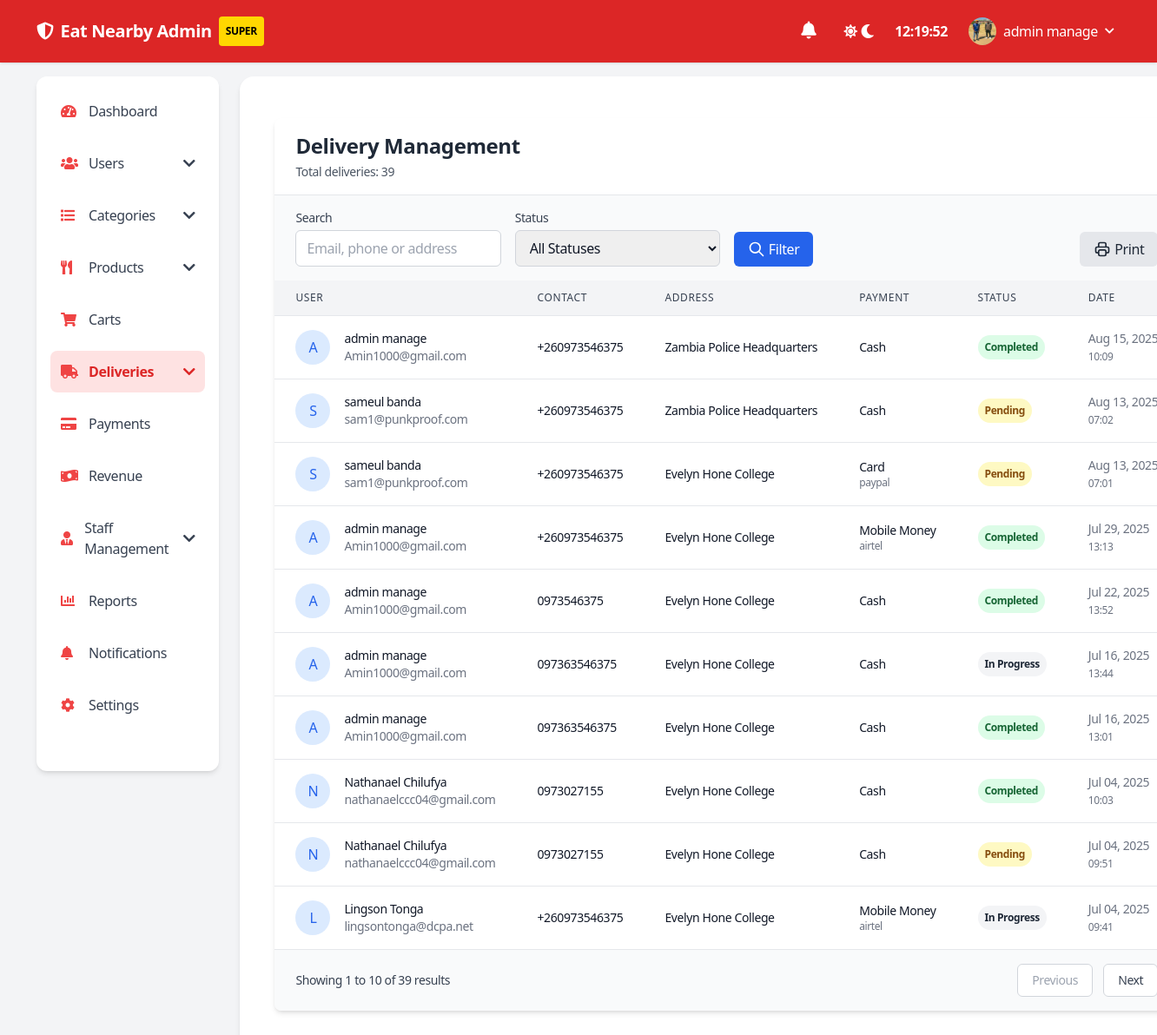
/superadmin/deliveries/ (signed in), run on an earlier commit of the app's database.
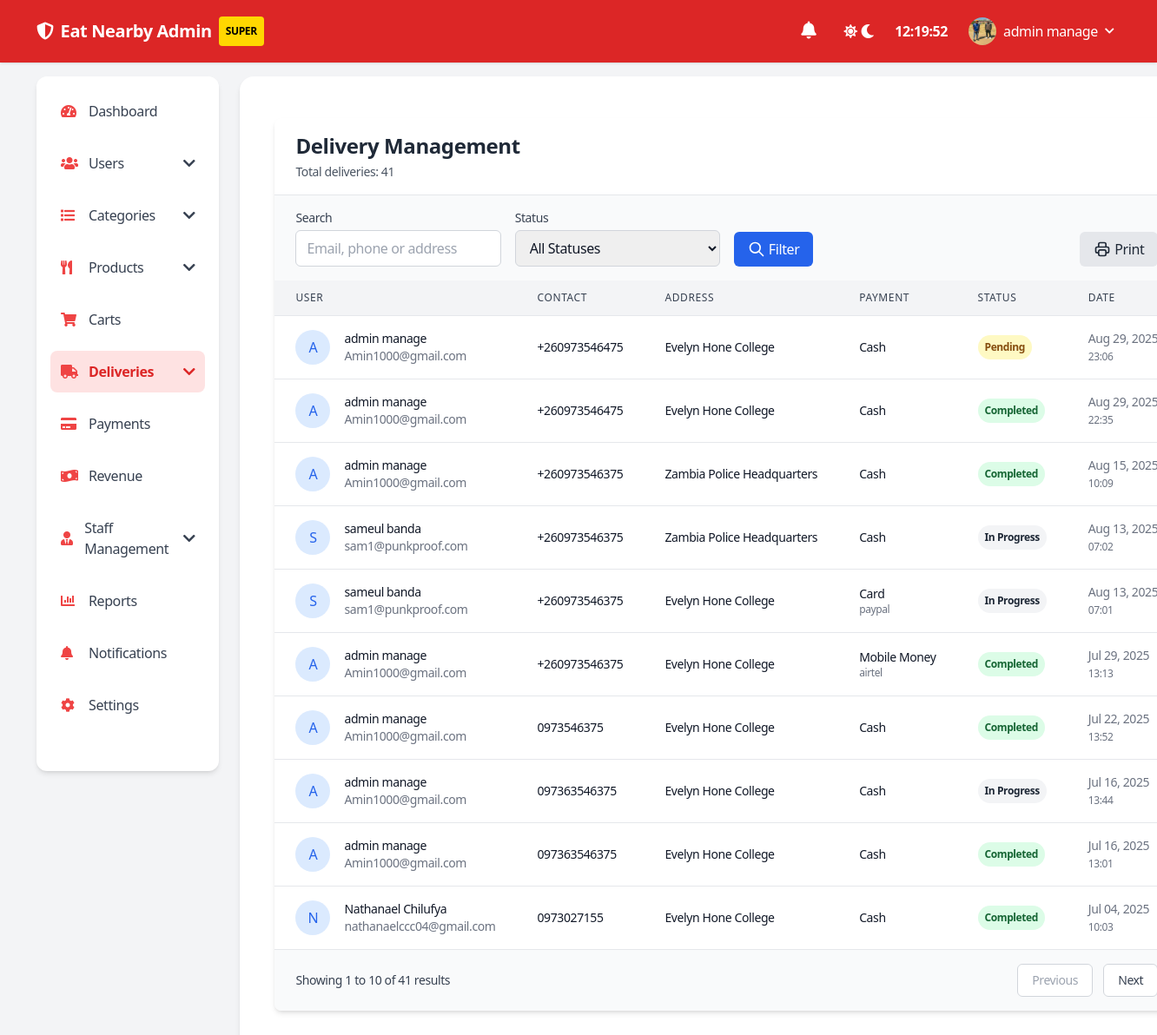
And on a later commit of the database.
### payments/models.py (models this page shows, shortened)
class DeliveryInfo(models.Model):
    id = models.BigAutoField(primary_key=True)
    DELIVERY_POINTS = [
        ('evelynhone', 'Evelyn Hone College'),
        ('zambia_police', 'Zambia Police Headquarters'),
        ('zambia_accountancy', 'Zambia Centre for Accountancy'),
        ('mukuba_house', 'Mukuba Pension House'),
        ('bus_terminus', 'Lusaka Intercity Bus Terminus'),
        ('national_museum', 'Lusaka National Museum'),
    ]
    DELIVERY_POINTS_COORDS = {
        "evelynhone": {"lat": -15.4163, "lng": 28.2993},  # Evelyn Hone College
        "zambia_police": {"lat": -15.4211, "lng": 28.3014},  # Zambia Police Headquarters
        "zambia_accountancy": {"lat": -15.4163, "lng": 28.2888},  # Zambia Centre for Accountancy
        "mukuba_house": {"lat": -15.4182, "lng": 28.2845},  # Mukuba Pension House
        "bus_terminus": {"lat": -15.4204, "lng": 28.2902},  # Lusaka Intercity Bus Terminus
        "national_museum": {"lat": -15.4198, "lng": 28.2877},  # Lusaka National Museum
    }
    PAYMENT_METHODS = [
        ('cash', 'Cash'),
        ('mobile_money', 'Mobile Money'),
        ('card', 'Card'),
    ]
    MOBILE_MONEY_PROVIDERS = [
        ('airtel', 'Airtel'),
        ('mtn', 'MTN'),
        ('zamtel', 'Zamtel'),
    ]
    CARD_PROVIDERS = [
        ('paypal', 'Paypal'),
        ('pesapal', 'Pesapal'),
        ('stripe', 'Stripe'),
    ]
    DELIVERY_STATUS_CHOICES = [
        ('pending', 'Pending'),
        ('in_progress', 'In Progress'),
        ('completed', 'Completed'),
        ('cancelled', 'Cancelled'),
    ]
    user = models.ForeignKey(
        User,
        on_delete=models.CASCADE,
        help_text="User who placed the order"
    )
    cart = models.ForeignKey(
        Cart,
        on_delete=models.CASCADE,
        help_text="Cart containing order items"
    )
    address = models.CharField(
        max_length=100,
        blank=True,
        null=True,
        help_text="Custom delivery address, if not using predefined point"
    )
    predefined_address = models.CharField(
        max_length=30,
        choices=DELIVERY_POINTS,
        blank=True,
        null=True,
        help_text="Predefined delivery point"
    )
    is_pos_order = models.BooleanField(
        default=False,
        help_text="Indicates if this is an in-store POS order"
    )
    delivery_status = models.CharField(
        max_length=20,
        choices=DELIVERY_STATUS_CHOICES,
        default='pending',
        help_text="Current delivery status"
    )
    payment_method = models.CharField(
        max_length=20,
        choices=PAYMENT_METHODS,
        default='cash',
        help_text="Payment method used"
    )
    payment_provider = models.CharField(
        max_length=20,
        blank=True,
        null=True,
        help_text="Specific provider for Mobile Money or Card (e.g., Airtel, Stripe)"
    )
    phone_number = models.CharField(
        max_length=20,
        validators=[RegexValidator(r'^\+\d{10,15}$', 'Enter a valid phone number (e.g., +260973546375)')],
        help_text="Primary contact number"
    )
    secondary_phone_number = models.CharField(
        max_length=20,
        blank=True,
        null=True,
        validators=[RegexValidator(r'^\+\d{10,15}$', 'Enter a valid phone number (e.g., +260973546375)')],
        help_text="Optional secondary contact number"
    )
    restaurant_location = models.JSONField(
        null=True,
        blank=True,
        help_text="Restaurant coordinates {'lat': float, 'lng': float}"
    )
    driver_location = models.JSONField(
        null=True,
        blank=True,
        help_text="Driver coordinates {'lat': float, 'lng': float}"
    )
    last_location_update = models.DateTimeField(
        blank=True,
        null=True,
        help_text="Timestamp of last location update"
    )
    created_at = models.DateTimeField(auto_now_add=True)
    updated_at = models.DateTimeField(auto_now=True)
    def get_predefined_address_display(self):
        return dict(self.DELIVERY_POINTS).get(self.predefined_address, self.predefined_address)
    def get_payment_method_display(self):
        return dict(self.PAYMENT_METHODS).get(self.payment_method, self.payment_method)
    class Meta:
        ordering = ['-created_at']
        verbose_name = "Delivery Info"
        verbose_name_plural = "Delivery Info"

### auths/models.py (models this page shows, shortened)
class User(AbstractUser):
    USER_TYPE_CHOICES = [
        ('admin', 'Admin'),
        ('customer', 'Customer'),
        ('staff', 'Staff'),
    ]
    GENDER_TYPE_CHOICES = [
    ('mr', 'Mr.'),
    ('mrs', 'Mrs.'),
    ('miss', 'Miss'),
    ('ms', 'Ms.'),
    ]
    def user_directory_path(instance, filename):
        return f'profile_images/{instance.username}/{filename}'
    first_name = models.CharField(max_length=100)
    last_name = models.CharField(max_length=100)
    user_type = models.CharField(max_length=10, choices=USER_TYPE_CHOICES, default='customer')
    gender = models.CharField(max_length=10, choices=GENDER_TYPE_CHOICES, blank=True, null=True)
    phone_number = models.IntegerField(blank=True, null=True)
    email = models.EmailField(max_length=100,unique=True, blank=False, null=True)
    image = models.ImageField(
        upload_to=user_directory_path,
        default='auths/images/empty.png',
        blank=True,
        null=True,
        verbose_name="Profile Image"
    )

### superadmin/decorators.py (the view)
    def wrapper(request, *args, **kwargs):
        if not (request.user.is_authenticated and request.user.user_type == 'admin' and request.user.is_superuser):
            messages.error(request, "Access denied. Superadmin privileges required.")
            return redirect('login')
        return view_func(request, *args, **kwargs)

### payments/context_processors.py (called while the page is built)
def order_notifications(request):
    if not request.user.is_authenticated:
        return {
            'nav_in_progress_count': 0,
            'nav_declined_count': 0,
        }
    in_progress_count = DeliveryInfo.objects.filter(
        user=request.user,
        delivery_status='in_progress'
    ).count()
    declined_count = DeliveryInfo.objects.filter(
        user=request.user,
        delivery_status='cancelled'
    ).count()
    return {
        'nav_in_progress_count': in_progress_count,
        'nav_declined_count': declined_count,
        'nav_total_notifications': in_progress_count + declined_count,
    }

### superadmin/delivery_views.py (called while the page is built)
@superadmin_required
def delivery_list(request):
    deliveries = DeliveryInfo.objects.all().order_by('-created_at')
    paginator = Paginator(deliveries, 10)
    page_number = request.GET.get('page')
    page_obj = paginator.get_page(page_number)
    return render(request, 'superadmin/deliveries/delivery_list.html', {'page_obj': page_obj})

### superadmin/templates/superadmin/deliveries/delivery_list.html (shortened to what the changed rows need)
{% extends 'superadmin/superadmin_base.html' %}
{% block content %}
<div class="container mx-auto px-4 py-6">
    <div class="bg-white dark:bg-gray-800 rounded-lg shadow-md overflow-hidden">
        <div class="px-6 py-4 border-b border-gray-200 dark:border-gray-700">
            <div class="flex flex-col md:flex-row md:items-center md:justify-between">
                <div>
                    <h2 class="text-2xl font-bold text-gray-800 dark:text-white">Delivery Management</h2>
                    <p class="text-sm text-gray-600 dark:text-gray-300 mt-1">
                        Total deliveries: {{ page_obj.paginator.count }}
                    </p>
                </div>
            </div>
        </div>
        <div class="overflow-x-auto">
            <table class="min-w-full divide-y divide-gray-200 dark:divide-gray-700">
                <thead class="bg-gray-100 dark:bg-gray-700">
                    <tr>
                        <th scope="col" class="px-6 py-3 text-left text-xs font-medium text-gray-700 dark:text-gray-300 uppercase tracking-wider">
                            User
                        </th>
                        <th scope="col" class="px-6 py-3 text-left text-xs font-medium text-gray-700 dark:text-gray-300 uppercase tracking-wider">
                            Contact
                        </th>
                        <th scope="col" class="px-6 py-3 text-left text-xs font-medium text-gray-700 dark:text-gray-300 uppercase tracking-wider">
                            Address
                        </th>
                        <th scope="col" class="px-6 py-3 text-left text-xs font-medium text-gray-700 dark:text-gray-300 uppercase tracking-wider">
                            Payment
                        </th>
                        <th scope="col" class="px-6 py-3 text-left text-xs font-medium text-gray-700 dark:text-gray-300 uppercase tracking-wider">
                            Status
                        </th>
                        <th scope="col" class="px-6 py-3 text-left text-xs font-medium text-gray-700 dark:text-gray-300 uppercase tracking-wider">
                            Date
                        </th>
                    </tr>
                </thead>
                <tbody class="bg-white dark:bg-gray-800 divide-y divide-gray-200 dark:divide-gray-700">
                    {% for delivery in page_obj %}
                    <tr class="hover:bg-gray-50 dark:hover:bg-gray-700 transition">
                        <td class="px-6 py-4 whitespace-nowrap">
                            <div class="flex items-center">
                                <div class="flex-shrink-0 h-10 w-10">
                                    <div class="h-10 w-10 rounded-full bg-blue-100 dark:bg-blue-900 flex items-center justify-center text-blue-600 dark:text-blue-300 font-medium">
                                        {{ delivery.user.username|first|upper }}
                                    </div>
                                </div>
                                <div class="ml-4">
                                    <div class="text-sm font-medium text-gray-900 dark:text-white">
                                        {{ delivery.user.get_full_name|default:delivery.user.username }}
                                    </div>
                                    <div class="text-sm text-gray-500 dark:text-gray-400">
                                        {{ delivery.user.email }}
                                    </div>
                                </div>
                            </div>
                        </td>
                        <td class="px-6 py-4 whitespace-nowrap">
                            <div class="text-sm text-gray-900 dark:text-white">{{ delivery.phone_number }}</div>
                        </td>
                        <td class="px-6 py-4">
                            <div class="text-sm text-gray-900 dark:text-white max-w-xs truncate">
                                {{ delivery.address|default:delivery.get_predefined_address_display }}
                            </div>
                        </td>
                        <td class="px-6 py-4 whitespace-nowrap">
                            <div class="text-sm text-gray-900 dark:text-white">
                                {{ delivery.get_payment_method_display }}
                            </div>
                            {% if delivery.payment_provider %}
                            <div class="text-xs text-gray-500 dark:text-gray-400">
                                {{ delivery.payment_provider }}
                            </div>
                            {% endif %}
                        </td>
                        <td class="px-6 py-4 whitespace-nowrap">
                            {% with status=delivery.get_delivery_status_display %}
                            <span class="px-2 py-1 inline-flex text-xs leading-5 font-semibold rounded-full
                                {% if status == 'Pending' %}bg-yellow-100 text-yellow-800 dark:bg-yellow-900 dark:text-yellow-200
                                {% elif status == 'Completed' %}bg-green-100 text-green-800 dark:bg-green-900 dark:text-green-200
                                {% elif status == 'Cancelled' %}bg-red-100 text-red-800 dark:bg-red-900 dark:text-red-200
                                {% else %}bg-gray-100 text-gray-800 dark:bg-gray-600 dark:text-gray-200{% endif %}">
                                {{ status }}
                            </span>
                            {% endwith %}
                        </td>
                        <td class="px-6 py-4 whitespace-nowrap text-sm text-gray-500 dark:text-gray-400">
                            {{ delivery.created_at|date:"M d, Y" }}<br>
                            <span class="text-xs">{{ delivery.created_at|date:"H:i" }}</span>
                        </td>
                    </tr>
                    {% empty %}
                    <tr>
                        <td colspan="6" class="px-6 py-4 text-center text-gray-500 dark:text-gray-400">
                            No deliveries found matching your criteria.
                        </td>
                    </tr>
                    {% endfor %}
                </tbody>
            </table>
        </div>
        {% if page_obj.has_other_pages %}
        <div class="px-6 py-4 bg-gray-50 dark:bg-gray-700 border-t border-gray-200 dark:border-gray-700">
            <nav class="flex items-center justify-between">
                <div class="hidden sm:block">
                    <p class="text-sm text-gray-700 dark:text-gray-300">
                        Showing <span class="font-medium">{{ page_obj.start_index }}</span> to
                        <span class="font-medium">{{ page_obj.end_index }}</span> of
                        <span class="font-medium">{{ page_obj.paginator.count }}</span> results
                    </p>
                </div>
                <div class="flex-1 flex justify-between sm:justify-end">
                    {% if page_obj.has_previous %}
                    <a href="?page={{ page_obj.previous_page_number }}&q={{ search_query }}&status={{ status_filter }}"
                        class="relative inline-flex items-center px-4 py-2 border border-gray-300 dark:border-gray-600 text-sm font-medium rounded-md text-gray-700 dark:text-gray-300 bg-white dark:bg-gray-800 hover:bg-gray-50 dark:hover:bg-gray-700">
                        Previous
                    </a>
                    {% else %}
                    <span class="relative inline-flex items-center px-4 py-2 border border-gray-300 dark:border-gray-600 text-sm font-medium rounded-md text-gray-400 bg-white dark:bg-gray-800 cursor-not-allowed">
                        Previous
                    </span>
                    {% endif %}
                    {% if page_obj.has_next %}
                    <a href="?page={{ page_obj.next_page_number }}&q={{ search_query }}&status={{ status_filter }}"
                        class="ml-3 relative inline-flex items-center px-4 py-2 border border-gray-300 dark:border-gray-600 text-sm font-medium rounded-md text-gray-700 dark:text-gray-300 bg-white dark:bg-gray-800 hover:bg-gray-50 dark:hover:bg-gray-700">
                        Next
                    </a>
                    {% else %}
                    <span class="ml-3 relative inline-flex items-center px-4 py-2 border border-gray-300 dark:border-gray-600 text-sm font-medium rounded-md text-gray-400 bg-white dark:bg-gray-800 cursor-not-allowed">
                        Next
                    </span>
                    {% endif %}
                </div>
            </nav>
        </div>
        {% endif %}
    </div>
</div>
{% endblock %}

What changed in the data, as far as the page shows it:
no longer on this page (row unchanged): DeliveryInfo: user.username|first "N", user.get_full_name "Nathanael Chilufya", user.email "nathanaelccc04@gmail.com", phone_number "0973027155", address "Evelyn Hone College", payment_method "Cash", delivery_status "Pending", created_at "Jul 04, 2025", created_at "09:51"
no longer on this page (row unchanged): DeliveryInfo: user.username|first "L", user.get_full_name "Lingson Tonga", user.email "lingsontonga@dcpa.net", phone_number "+260973546375", address "Evelyn Hone College", payment_method "Mobile Money", payment_provider "airtel", delivery_status "In Progress", created_at "Jul 04, 2025", created_at "09:41"
added DeliveryInfo: user.username|first "A", user.get_full_name "admin manage", user.email "Amin1000@gmail.com", phone_number "+260973546475", address "Evelyn Hone College", payment_method "Cash", delivery_status "Pending", created_at "Aug 29, 2025", created_at "23:06"
added DeliveryInfo: user.username|first "A", user.get_full_name "admin manage", user.email "Amin1000@gmail.com", phone_number "+260973546475", address "Evelyn Hone College", payment_method "Cash", delivery_status "Completed", created_at "Aug 29, 2025", created_at "22:35"
changed DeliveryInfo (number 4 of 10 on the later page): delivery_status "Pending" → "In Progress"
changed DeliveryInfo "Card": delivery_status "Pending" → "In Progress"
Also different on the page:
{{ page_obj.paginator.count }}: "39" → "41"
